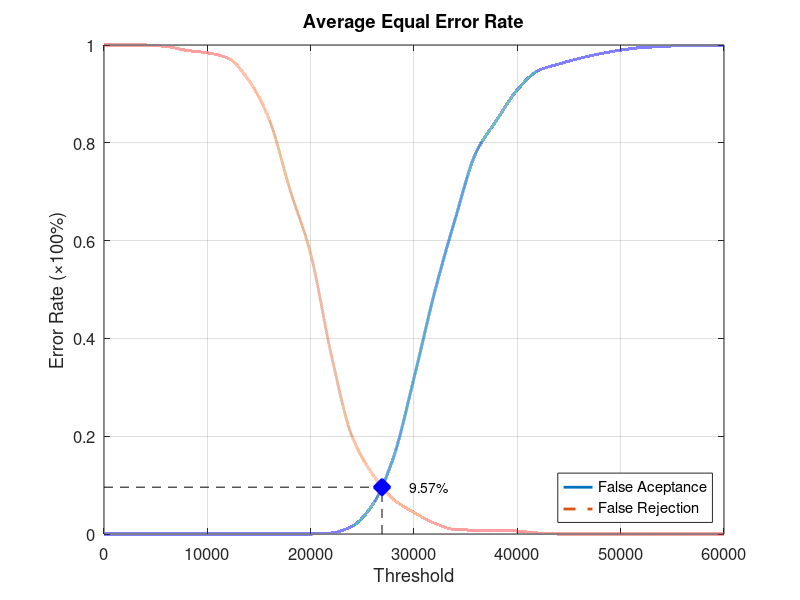
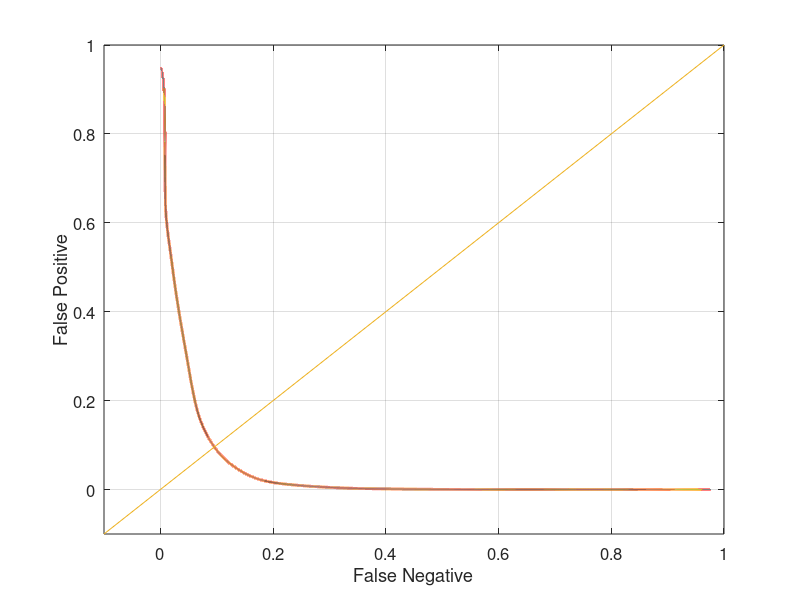

Recreate these plots in MATLAB, in order.
function yEER = Database4Average
close all;
clear;
clc;
x = 0:2000:60000;
xq = 0:0.5:60000;

y0 = [0 0 0 0 0 0 0 0 0 0 0 0.00210526 0.0157895 0.06 0.155789 0.318947 0.494737 0.645263 0.78 0.846316 0.908421 0.947368 0.961053 0.972632 0.982105 0.989474 0.994737 0.996842 0.998947 0.998947 1];
yy0 = interp1(x, y0, xq, 'pchip');
y1 = [1 1 1 0.997 0.989 0.984 0.973 0.928 0.847 0.704 0.573 0.366 0.2 0.122 0.071 0.044 0.022 0.009 0.008 0.008 0.006 0.002 0 0 0 0 0 0 0 0 0];
yy1 = interp1(x, y1, xq, 'pchip');

% Calculating EER: 
y2 = abs(y0 - y1);
find(y2 == min(y2))
yy2 = abs(yy0 - yy1);
xEER = find(yy2 == min(yy2));
xEERIndex = xq(xEER) % X-axis EER
yEER = yy0(xEER) % Y-axis EER

main = figure
plot(xq, yy0,'-','LineWidth', 2);	hold on
plot(xq, yy1,'--','LineWidth', 2);	hold on
plot([xEERIndex xEERIndex], [0 yEER], 'k--');	hold on
plot([0 xEERIndex], [yEER yEER], 'k--');	hold on
plot(xEERIndex, yEER, 'bx', 'LineWidth', 10);	hold on
text(xEERIndex + 10 * xEERIndex / 100, yEER, [num2str(round((10000 * yEER)) / 100) '%'])
legend('False Aceptance', 'False Rejection', 'Location', 'SouthEast')
xlabel('Threshold')
ylabel('Error Rate (\times100%)')
title('Average Equal Error Rate')
set(gca, 'FontSize', 12)
axis([0 60000 0 1])
grid on

print(main, 'Database4AverageMain', '-dpng');
FNRxFPR = figure('Color', [1 1 1]);
plot(yy1, yy0, '-', yy1, yy0, 'LineWidth', 2);
hold on
y = -0.1:0.1:1
plot(y, y); 
set(gca, 'FontSize', 12)
xlabel('False Negative')
ylabel('False Positive')
axis([-0.1 1 -0.1 1])
set(gca, 'FontSize', 12)
grid on

print(FNRxFPR, 'Database4AverageFNRxFPR','-dpng');
end
